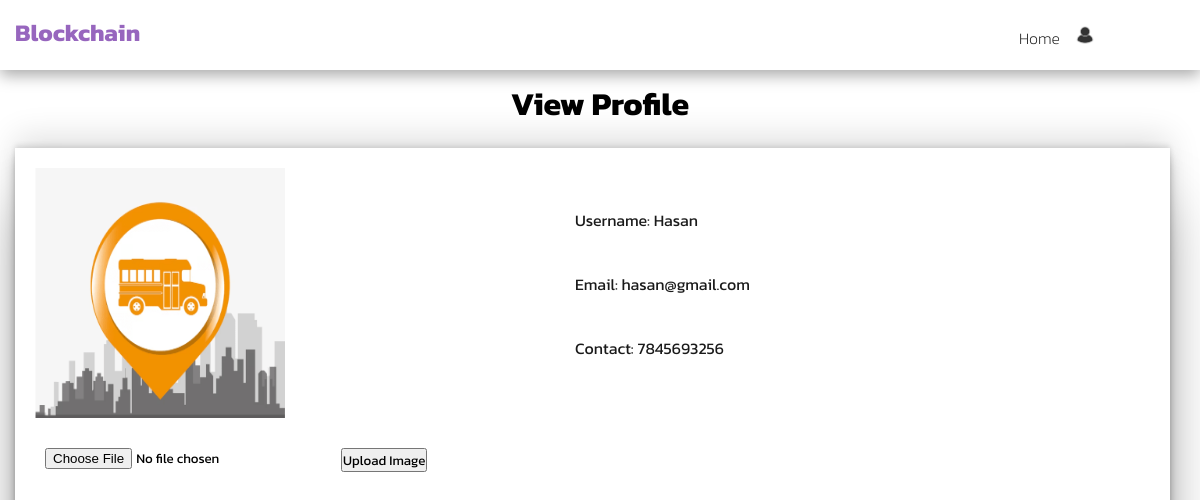
/myInfo/3/, run on the app's committed database.
### eadmin/models.py (models this page shows)
class particpants(models.Model):
    username = models.CharField(max_length=100,null=False, blank=False)
    password = models.CharField(max_length=100)
    contact = models.CharField(max_length=100)
    email = models.CharField(max_length=100)
    profile_picture = models.ImageField(upload_to=getFile,null=True,blank=True)
    created_at=models.DateTimeField(auto_now_add=True)

### eadmin/views.py (the view)
# urls.py: path("myInfo/<int:userid>/",views.myInfo, name="myInfo"),
def myInfo(request,userid):
    print("line 212 :",userid)
    user = particpants.objects.get(pk=userid)
    print(user.username)
    if request.method == 'POST' and request.FILES.get('profile_image'):
        profile_image = request.FILES['profile_image']
        user.profile_picture = profile_image
        user.save()
    return render(request,"e-participant/Profile.html",{"userInfo":user})

### eadmin/BlockchainMiddleWare.py (called while the page is built)
    def __call__(self, request):
        tender_id = request.GET.get('tender_id', None)  # Assuming the tenderid is passed via GET parameter
        block_list = None
        if tender_id:
            block_list = Blockchain.objects.filter(tenderid=tender_id)
            request.block_list = block_list
        else:
            request.block_list = None
        response = self.get_response(request)
        return response

### eadmin/tenderMiddleware.py (called while the page is built)
    def __call__(self, request):
        tenderList = None
        getTender = tender.objects.filter(status=True)
        request.tenderList = getTender
        response = self.get_response(request)
        return response

### eadmin/userMiddleWare.py (called while the page is built)
    def __call__(self, request):
        userList = None
        getUsers = particpants.objects.all()
        request.userList = getUsers
        response = self.get_response(request)
        return response

### templates/e-participant/Profile.html (shortened to what this page needs)
{% extends 'e-participant/layout.html' %}
{% load static %}
{% block content %}
<div class="header-container">
    <h1>View Profile</h1>
</div>
    <div class="info-tender">
        <div class="profile-image">
            {% if not userInfo.profile_picture %}
            <img   src="{% static 'profile/default.jpg' %}"  name="profile_image" alt="" height="250px" width="250px">
            {% else %}
            <img   src="{% static  userInfo.profile_picture %}"  name="profile_image" alt="" height="250px" width="250px">
            {% endif %}
            <form method="post" enctype="multipart/form-data" class="uploadImage">
                 <input type="file" id="profileImageInput" name="profile_image"  accept="image/*">
                <button type="submit" >Upload Image</button>
            </form>
        </div>
        <div class="profile-details">
            <p>Username: {{ userInfo.username }}</p>
            <p>Email: {{ userInfo.email }}</p>
            <p>Contact: {{ userInfo.contact }}</p>
        </div>
    </div>
{% endblock %}

### static/css/style.css (style rules this page uses)
* { box-sizing: border-box; padding: 0; margin: 0; list-style: none; font-family: 'Kanit', sans-serif; text-decoration: none; }
:root { --primary-color: #9766be; --light-primary-color: #be9fd8; --green-color: #0c8835; --white-color: #ffff; --black-color: #0a0a0aee; --red-color: #d30202; --grey-color: #b3b3b3; }
body { position: relative; }
.header-container { display: flex; justify-content: center; align-items: center; padding: 10px; }
.cotation-card p, form { padding: 10px; }
.bid_container h1,p { padding: 20px; }
.info-tender { height: 400px; display: flex; flex-direction: row; margin: 10px 30px 60px 15px; box-shadow: rgba(0, 0, 0, 0.25) 0px 54px 55px, rgba(0, 0, 0, 0.12) 0px -12px 30px, rgba(0, 0, 0, 0.12) 0px 4px 6px, rgba(0, 0, 0, 0.17) 0px 12px 13px, rgba(0, 0, 0, 0.09) 0px -3px 5px; padding: 20px; }
.profile-image { position: relative; width: 500px; display: flex; flex-direction: column; }
.profile-details { padding: 20px ; color: var(--black-color); }
.uploadImage { position: absolute; display: flex; margin-top: 270px; }

### data on the page
particpants: profile_picture (picture), username "Hasan", email "hasan@gmail.com", contact "7845693256"
